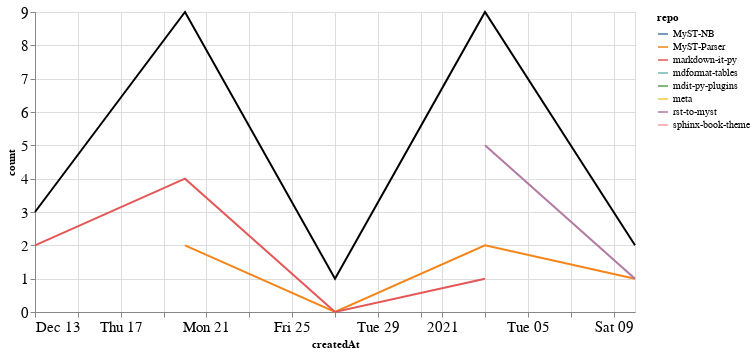

Source (notebook cell):
### Markdown cell above
### PRs

### Code cell
prs_time = prs.groupby('repo').resample('W', on='createdAt').count()['author'].reset_index()
prs_time = prs_time.rename(columns={'author': 'count'})
prs_time_total = prs_time.groupby('createdAt').agg({"count": "sum"}).reset_index()

ch1 = alt.Chart(prs_time, width=600).mark_line().encode(
    x='createdAt',
    y='count',
    color='repo',
    tooltip="repo"
)

ch2 = alt.Chart(prs_time_total, width=600).mark_line(color="black").encode(
    x='createdAt',
    y='count',
)

ch1 + ch2

### Figure 1 — Vega-Lite specification as saved in the notebook (floating-point values rounded to 4 significant figures)
{"config": {"axisLeft": {"labelFontSize": 15}, "axisBottom": {"labelFontSize": 15}}, "layer": [{"data": {"name": "data-d58ab01b66da73242934da1f78a6c114"}, "mark": "line", "encoding": {"color": {"type": "nominal", "field": "repo"}, "tooltip": {"type": "nominal", "field": "repo"}, "x": {"type": "temporal", "field": "createdAt"}, "y": {"type": "quantitative", "field": "count"}}, "width": 600}, {"data": {"name": "data-e8a1ca3defb4167a70e7e6b7a26e1ea1"}, "mark": {"type": "line", "color": "black"}, "encoding": {"x": {"type": "temporal", "field": "createdAt"}, "y": {"type": "quantitative", "field": "count"}}, "width": 600}], "$schema": "https://vega.github.io/schema/vega-lite/v4.8.1.json", "datasets": {"data-d58ab01b66da73242934da1f78a6c114": [{"repo": "MyST-NB", "createdAt": "2020-12-20T00:00:00", "count": 1}, {"repo": "MyST-Parser", "createdAt": "2020-12-20T00:00:00", "count": 2}, {"repo": "MyST-Parser", "createdAt": "2020-12-27T00:00:00", "count": 0}, {"repo": "MyST-Parser", "createdAt": "2021-01-03T00:00:00", "count": 2}, {"repo": "MyST-Parser", "createdAt": "2021-01-10T00:00:00", "count": 1}, {"repo": "markdown-it-py", "createdAt": "2020-12-13T00:00:00", "count": 2}, {"repo": "markdown-it-py", "createdAt": "2020-12-20T00:00:00", "count": 4}, {"repo": "markdown-it-py", "createdAt": "2020-12-27T00:00:00", "count": 0}, {"repo": "markdown-it-py", "createdAt": "2021-01-03T00:00:00", "count": 1}, {"repo": "mdformat-tables", "createdAt": "2020-12-13T00:00:00", "count": 1}, {"repo": "mdit-py-plugins", "createdAt": "2020-12-20T00:00:00", "count": 2}, {"repo": "meta", "createdAt": "2020-12-27T00:00:00", "count": 1}, {"repo": "rst-to-myst", "createdAt": "2021-01-03T00:00:00", "count": 5}, {"repo": "rst-to-myst", "createdAt": "2021-01-10T00:00:00", "count": 1}, {"repo": "sphinx-book-theme", "createdAt": "2021-01-03T00:00:00", "count": 1}], "data-e8a1ca3defb4167a70e7e6b7a26e1ea1": [{"createdAt": "2020-12-13T00:00:00", "count": 3}, {"createdAt": "2020-12-20T00:00:00", "count": 9}, {"createdAt": "2020-12-27T00:00:00", "count": 1}, {"createdAt": "2021-01-03T00:00:00", "count": 9}, {"createdAt": "2021-01-10T00:00:00", "count": 2}]}}
